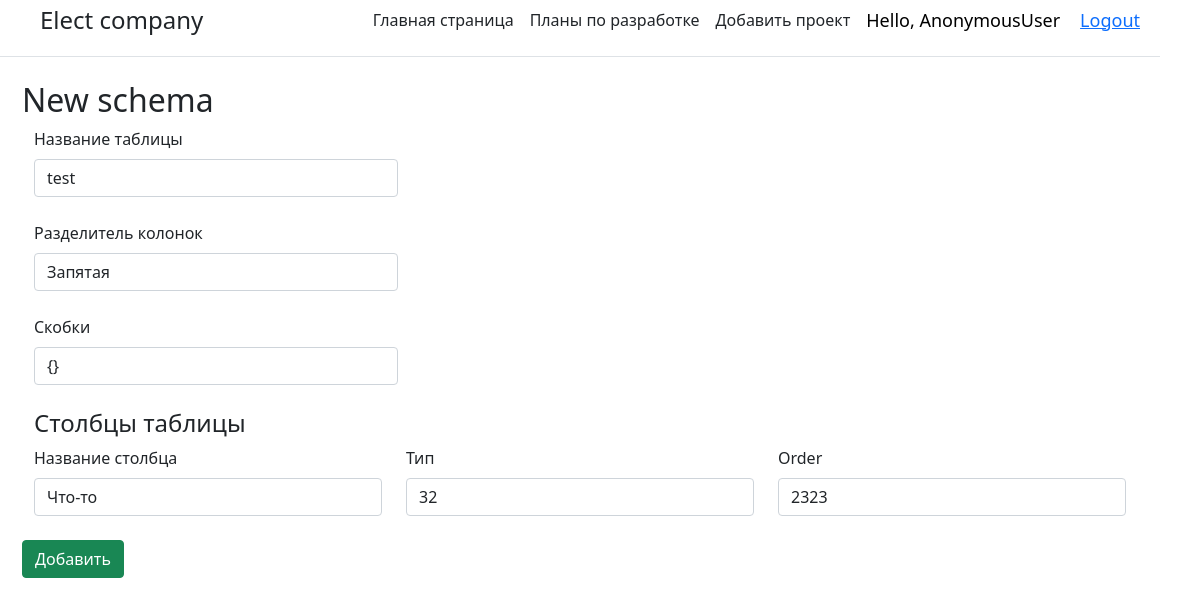
Screenshot of /update/21/ with the database file from the repository.
### main/models.py (models this page shows, shortened)
class Task(models.Model):
    name_task = models.CharField('Название', max_length=50)
    title = models.CharField('Название', max_length= 50)
    title2 = models.CharField('Название', max_length=50)
    task = models.CharField('Описание', max_length=50)
    created_time = models.DateTimeField(auto_now_add=True)
    column_sep = models.CharField('Разделитель', max_length= 50)
    int_min = models.IntegerField(default=0)
    int_max = models.IntegerField(default=0)
    order = models.IntegerField(default=0)
    str_char = models.CharField('Скобки', max_length=50)
    class Meta:
        verbose_name = 'Задача'
        verbose_name_plural = 'Задачи'

### main/views.py (the view, shortened to what this page needs)
# urls.py: path('update/<str:pk>/',views.updateProject, name = 'update'),
def updateProject(request,pk):
    error = ""
    project = Task.objects.get(id=pk)
    form = TaskForm(instance=project)
    context = {
        "form": form,
        "error": error
    }
    return render(request, 'main/create.html', context)

### main/templates/main/create.html (shortened to what this page needs)
{% extends 'main/base.html'%}
{% block content %}
    <h2> New schema</h2>
    <form method="post">
        <div class="container">
            <label class="form-label"> Название таблицы</label>
            <div class="col-4">{{ form.name_task }}</div><br>
            <label class="form-label"> Разделитель колонок</label>
            <div class="col-4">{{ form.column_sep }}</div><br>
            <label class="form-label"> Скобки</label>
            <div class="col-4">{{ form.str_char }}</div>
            <br>
            <h4> Столбцы таблицы</h4>
            <div class="row">
                <div class="col-4">
                    <label class="form-label"> Название столбца</label>
                    {{ form.title }}
                </div>
                <div class="col-4">
                    <label class="form-label"> Тип</label>
                    {{ form.title2 }}
                </div>
                <div class="col-4">
                    <label class="form-label"> Order</label>
                    {{ form.task }}
                </div>
            </div>
        </div>
        <br>
        <button type="submit" class="btn btn-success"> Добавить </button>
    </form>
{%endblock%}

### rows the page displays
Task: name_task "test", column_sep "Запятая", str_char "{}", title "Что-то", title2 "32", task "2323"

### other values shown
{{ request.user }} "AnonymousUser"
